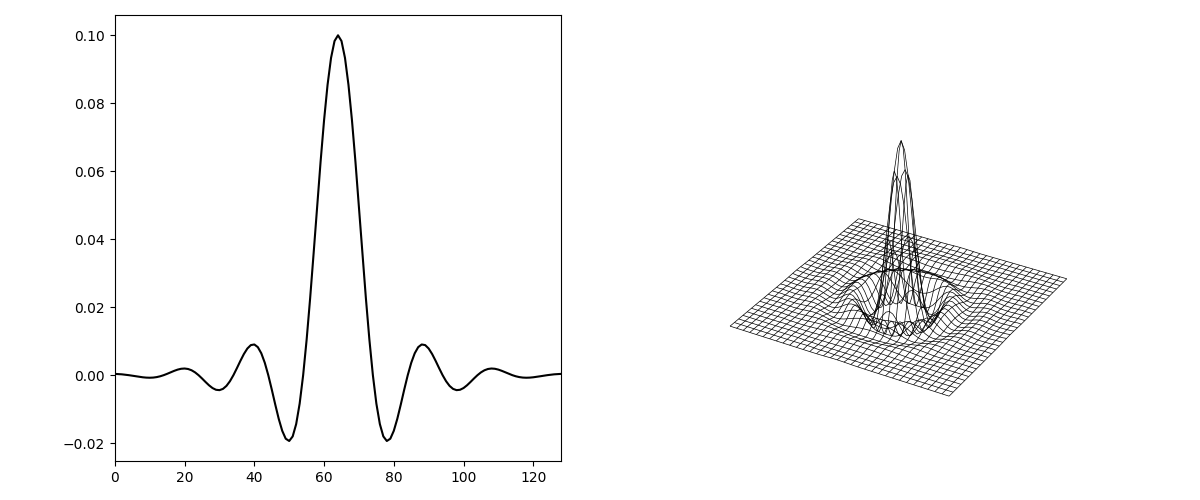

The script that saved this image:
import os
import sys
import numpy as np
import matplotlib.pyplot as plt
from mpl_toolkits.mplot3d import Axes3D  # noqa: F401

# Allow imports from project root (General, libDIP, libDIPUM)
ROOT = os.path.abspath(os.path.join(os.path.dirname(__file__), '..', '..'))
if ROOT not in sys.path:
    sys.path.append(ROOT)

from General.fir1 import fir1
from General.ftrans2 import ftrans2

# Lowpass filtering
lp, _ = fir1(128, 0.1)

# 2-D separable lowpass filter
lp2s = np.outer(lp, lp)

# 2-D Circularly symmetric lowpass filter
lp2c = ftrans2(lp)

# Display
fig = plt.figure(figsize=(12, 5))

ax1 = fig.add_subplot(1, 2, 1)
ax1.plot(lp, color='k')
ax1.set_box_aspect(1)  # MATLAB-like axis square (subplot box square)
ax1.margins(x=0)

ax2 = fig.add_subplot(1, 2, 2, projection='3d')
Z = lp2c[::2, ::2]
X, Y = np.meshgrid(np.arange(Z.shape[1]), np.arange(Z.shape[0]))
ax2.plot_wireframe(X, Y, Z, color='k', linewidth=0.5)
ax2.set_axis_off()

plt.tight_layout()
plt.savefig('Figure360.png')
print('Saved Figure360.png')
plt.show()
